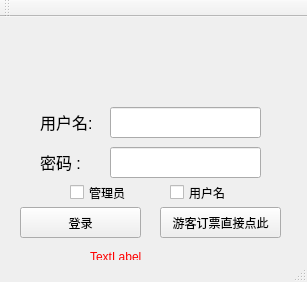
<?xml version="1.0" encoding="UTF-8"?>
<ui version="4.0">
 <class>LoginDialog</class>
 <widget class="QMainWindow" name="LoginDialog">
  <property name="geometry">
   <rect>
    <x>0</x>
    <y>0</y>
    <width>307</width>
    <height>282</height>
   </rect>
  </property>
  <property name="windowTitle">
   <string>中国铁路管理系统V1.0</string>
  </property>
  <property name="styleSheet">
   <string notr="true"/>
  </property>
  <widget class="QWidget" name="centralWidget">
   <widget class="QLabel" name="label">
    <property name="geometry">
     <rect>
      <x>40</x>
      <y>90</y>
      <width>54</width>
      <height>31</height>
     </rect>
    </property>
    <property name="text">
     <string>&lt;html&gt;&lt;head/&gt;&lt;body&gt;&lt;p&gt;&lt;span style=&quot; font-size:12pt;&quot;&gt;用户名:&lt;/span&gt;&lt;/p&gt;&lt;/body&gt;&lt;/html&gt;</string>
    </property>
   </widget>
   <widget class="QLabel" name="label_2">
    <property name="geometry">
     <rect>
      <x>40</x>
      <y>130</y>
      <width>54</width>
      <height>31</height>
     </rect>
    </property>
    <property name="text">
     <string>&lt;html&gt;&lt;head/&gt;&lt;body&gt;&lt;p&gt;&lt;span style=&quot; font-size:12pt;&quot;&gt;密码   :&lt;/span&gt;&lt;/p&gt;&lt;/body&gt;&lt;/html&gt;</string>
    </property>
   </widget>
   <widget class="QLineEdit" name="lineEdit">
    <property name="geometry">
     <rect>
      <x>110</x>
      <y>90</y>
      <width>151</width>
      <height>31</height>
     </rect>
    </property>
    <property name="styleSheet">
     <string notr="true">border-image: *url();</string>
    </property>
   </widget>
   <widget class="QLineEdit" name="lineEdit_2">
    <property name="geometry">
     <rect>
      <x>110</x>
      <y>130</y>
      <width>151</width>
      <height>31</height>
     </rect>
    </property>
    <property name="styleSheet">
     <string notr="true">border-image: *url();</string>
    </property>
   </widget>
   <widget class="QCheckBox" name="checkBox">
    <property name="geometry">
     <rect>
      <x>70</x>
      <y>160</y>
      <width>71</width>
      <height>31</height>
     </rect>
    </property>
    <property name="text">
     <string>管理员</string>
    </property>
   </widget>
   <widget class="QCheckBox" name="checkBox_2">
    <property name="geometry">
     <rect>
      <x>170</x>
      <y>160</y>
      <width>71</width>
      <height>31</height>
     </rect>
    </property>
    <property name="text">
     <string>用户名</string>
    </property>
   </widget>
   <widget class="QPushButton" name="pushButton">
    <property name="geometry">
     <rect>
      <x>20</x>
      <y>190</y>
      <width>121</width>
      <height>31</height>
     </rect>
    </property>
    <property name="styleSheet">
     <string notr="true">border-image: *url();</string>
    </property>
    <property name="text">
     <string>登录</string>
    </property>
   </widget>
   <widget class="QPushButton" name="pushButton_2">
    <property name="geometry">
     <rect>
      <x>160</x>
      <y>190</y>
      <width>121</width>
      <height>31</height>
     </rect>
    </property>
    <property name="styleSheet">
     <string notr="true">border-image: *url();</string>
    </property>
    <property name="text">
     <string>游客订票直接点此</string>
    </property>
   </widget>
   <widget class="QLabel" name="label_3">
    <property name="geometry">
     <rect>
      <x>0</x>
      <y>0</y>
      <width>311</width>
      <height>81</height>
     </rect>
    </property>
    <property name="text">
     <string>&lt;html&gt;&lt;head/&gt;&lt;body&gt;&lt;p&gt;&lt;img src=&quot;:/new/prefix1/Login2.JPG&quot;/&gt;&lt;/p&gt;&lt;/body&gt;&lt;/html&gt;</string>
    </property>
   </widget>
   <widget class="QLabel" name="label_4">
    <property name="geometry">
     <rect>
      <x>90</x>
      <y>230</y>
      <width>211</width>
      <height>20</height>
     </rect>
    </property>
    <property name="text">
     <string>&lt;html&gt;&lt;head/&gt;&lt;body&gt;&lt;p&gt;&lt;span style=&quot; color:#ff0000;&quot;&gt;TextLabel&lt;/span&gt;&lt;/p&gt;&lt;/body&gt;&lt;/html&gt;</string>
    </property>
   </widget>
  </widget>
  <widget class="QMenuBar" name="menuBar">
   <property name="geometry">
    <rect>
     <x>0</x>
     <y>0</y>
     <width>307</width>
     <height>23</height>
    </rect>
   </property>
  </widget>
  <widget class="QToolBar" name="mainToolBar">
   <attribute name="toolBarArea">
    <enum>TopToolBarArea</enum>
   </attribute>
   <attribute name="toolBarBreak">
    <bool>false</bool>
   </attribute>
  </widget>
  <widget class="QStatusBar" name="statusBar"/>
 </widget>
 <layoutdefault spacing="6" margin="11"/>
 <resources/>
 <connections/>
</ui>
